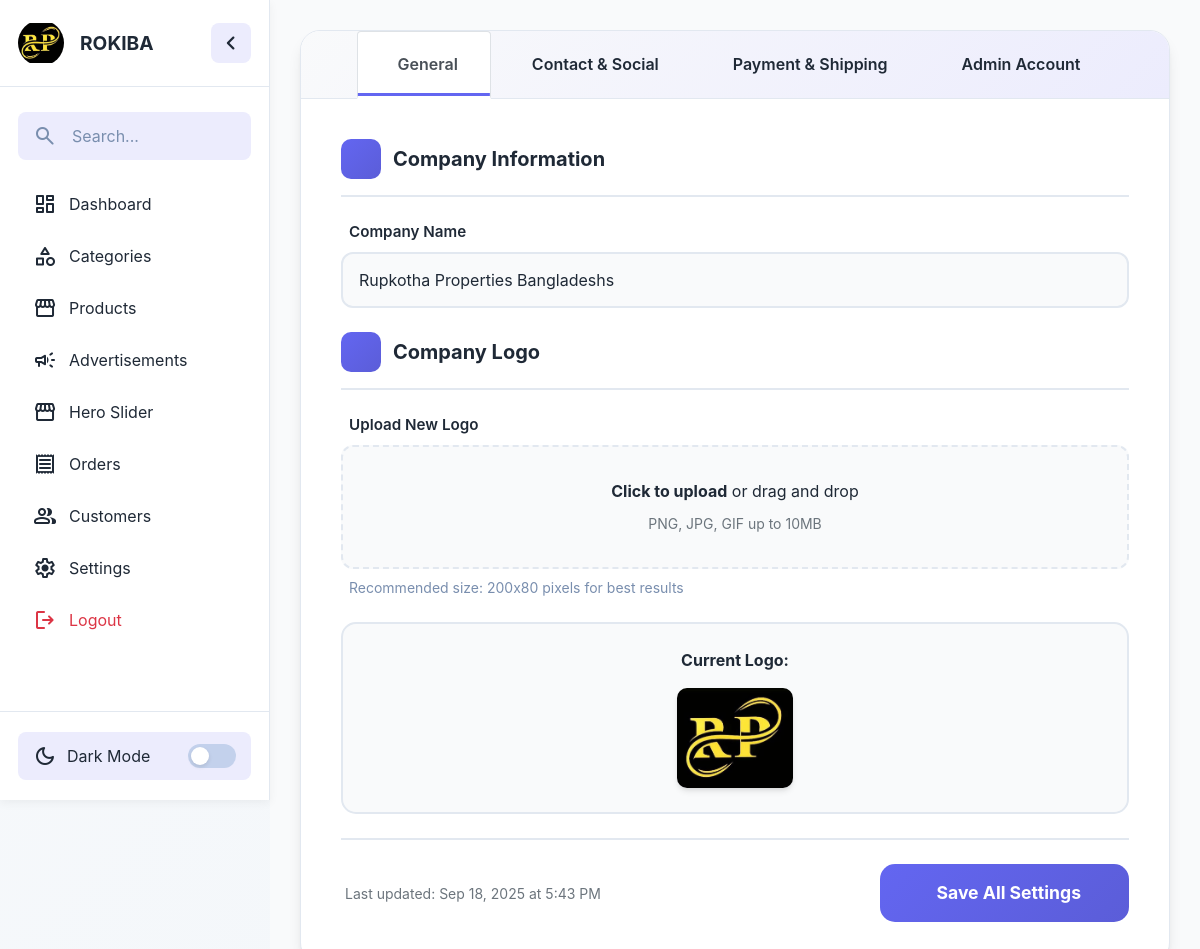
The page /admin/settings.php (signed in) on the database its author committed.
### tables this page shows
CREATE TABLE `settings` (
  `id` int NOT NULL,
  `company_name` varchar(255) DEFAULT NULL,
  `logo` varchar(255) DEFAULT NULL,
  `phone` varchar(20) DEFAULT NULL,
  `email` varchar(255) DEFAULT NULL,
  `address` text,
  `facebook` varchar(255) DEFAULT NULL,
  `instagram` varchar(255) DEFAULT NULL,
  `twitter` varchar(255) DEFAULT NULL,
  `shipping_fee_dhaka` decimal(10,2) NOT NULL DEFAULT '60.00',
  `shipping_fee_outside` decimal(10,2) NOT NULL DEFAULT '120.00',
  `bkash_number` varchar(20) DEFAULT NULL,
  `nagad_number` varchar(20) DEFAULT NULL,
  `rocket_number` varchar(20) DEFAULT NULL,
  `updated_at` timestamp NOT NULL DEFAULT CURRENT_TIMESTAMP ON UPDATE CURRENT_TIMESTAMP
);

### admin/includes/functions.php (called while the page is built, shortened)
<?php
function esc_html(?string $string): string
{
    return htmlspecialchars($string ?? '', ENT_QUOTES, 'UTF-8');
}

### admin/settings.php (the view, shortened to what this page needs)
<?php
require_once 'includes/header.php';
require_once 'includes/functions.php';
$settings = $pdo->query("SELECT * FROM settings WHERE id = 1")->fetch(PDO::FETCH_ASSOC) ?: [];
?>
<div class="settings-card">
    <div class="settings-nav">
        <ul class="nav nav-tabs" id="settingsTabs" role="tablist">
            <li class="nav-item" role="presentation">
                <button class="nav-link active" id="general-tab" data-bs-toggle="tab" data-bs-target="#general"
                    type="button" role="tab">
                    <i class="bi bi-building me-2"></i>General
                </button>
            </li>
            <li class="nav-item" role="presentation">
                <button class="nav-link" id="social-tab" data-bs-toggle="tab" data-bs-target="#social" type="button"
                    role="tab">
                    <i class="bi bi-telephone me-2"></i>Contact & Social
                </button>
            </li>
            <li class="nav-item" role="presentation">
                <button class="nav-link" id="payment-tab" data-bs-toggle="tab" data-bs-target="#payment" type="button"
                    role="tab">
                    <i class="bi bi-credit-card me-2"></i>Payment & Shipping
                </button>
            </li>
            <li class="nav-item" role="presentation">
                <button class="nav-link" id="admin-tab" data-bs-toggle="tab" data-bs-target="#admin" type="button"
                    role="tab">
                    <i class="bi bi-person-gear me-2"></i>Admin Account
                </button>
            </li>
        </ul>
    </div>
    <form method="post" enctype="multipart/form-data" id="settingsForm">
        <div class="settings-tab-content">
            <div class="tab-content" id="settingsTabsContent">
                <div class="tab-pane fade show active" id="general" role="tabpanel">
                    <div class="settings-section">
                        <div class="section-header">
                            <div class="section-icon">
                            </div>
                            <h3 class="section-title">Company Information</h3>
                        </div>
                        <div class="row g-4">
                            <div class="col-12">
                                <div class="modern-form-group">
                                    <label for="company_name" class="modern-form-label">
                                        <i class="bi bi-buildings"></i>Company Name
                                    </label>
                                    <input type="text" name="company_name" id="company_name"
                                           class="modern-form-control"
                                           value="<?= esc_html($settings['company_name'] ?? '') ?>"
                                           required>
                                </div>
                            </div>
                        </div>
                    </div>
                    <div class="settings-section">
                        <div class="section-header">
                            <div class="section-icon">
                            </div>
                            <h3 class="section-title">Company Logo</h3>
                        </div>
                        <div class="modern-form-group">
                            <label for="logo" class="modern-form-label">
                                <i class="bi bi-upload"></i>Upload New Logo
                            </label>
                            <div class="file-upload-area" onclick="document.getElementById('logo').click()">
                                <p class="mb-2"><strong>Click to upload</strong> or drag and drop</p>
                                <small class="text-muted">PNG, JPG, GIF up to 10MB</small>
                            </div>
                            <div class="form-text-modern">
                                Recommended size: 200x80 pixels for best results
                            </div>
                        </div>
                        <?php if (!empty($settings['logo'])): ?>
                            <div class="current-logo-display">
                                <p class="mb-3"><strong>Current Logo:</strong></p>
                                <img src="assets/uploads/<?= esc_html($settings['logo']) ?>" alt="Current Logo">
                            </div>
                        <?php endif; ?>
                    </div>
                </div>
            </div>
            <div class="d-flex justify-content-between align-items-center mt-4 pt-4" style="border-top: 2px solid var(--settings-border);">
                <div>
                    <small class="text-muted">
                        Last updated: <?= date('M d, Y \a\t g:i A') ?>
                    </small>
                </div>
                <button type="submit" name="update_settings" class="settings-save-btn">
                    <i class="bi bi-check-lg me-2"></i>Save All Settings
                </button>
            </div>
        </div>
    </form>
</div>
<?php require_once 'includes/footer.php'; ?>

### admin/includes/header.php (shortened to what this page needs)
<?php
require_once '../includes/db.php';
?>
<!DOCTYPE html>
<html lang="en">
<head>
    <link rel="stylesheet" href="assets/css/style.css" />
    <link rel="stylesheet" href="assets/css/custom.css" />
    <link href="https://cdn.jsdelivr.net/npm/bootstrap@5.0.2/dist/css/bootstrap.min.css" rel="stylesheet"
>
</head>
<body>
    <div class="admin-container">
        <aside class="sidebar collapsed no-print">
            <div class="sidebar-header">
                <?php
                $settings = $pdo->query("SELECT * FROM settings LIMIT 1")->fetch();
                $logo = !empty($settings['logo']) ? '../admin/assets/uploads/' . $settings['logo'] : '../admin/assets/images/logo.jpg';
                ?>
                <img src="<?= $logo ?>" alt="Admin Panel" class="header-logo" />
                <p class="user_name"><?= isset($_SESSION['admin_username']) ? $_SESSION['admin_username'] : 'Admin'; ?></p>
                <button class="sidebar-toggle">
                    <span class="material-symbols-rounded">chevron_left</span>
                </button>
            </div>
            <div class="sidebar-content">
                <form action="#" class="search-form">
                    <span class="material-symbols-rounded">search</span>
                    <input type="search" placeholder="Search..." />
                </form>
                <ul class="menu-list">
                    <li class="menu-item"><a href="index" class="menu-link"><span
                                class="material-symbols-rounded">dashboard</span><span
                                class="menu-label">Dashboard</span></a></li>
                    <li class="menu-item"><a href="categories" class="menu-link"><span class="material-symbols-rounded">category</span><span
                                class="menu-label">Categories</span></a></li>
                    <li class="menu-item"><a href="products" class="menu-link"><span class="material-symbols-rounded">storefront</span><span
                                class="menu-label">Products</span></a></li>
                    <li class="menu-item"><a href="advertisements" class="menu-link"><span class="material-symbols-rounded">campaign</span><span
                                class="menu-label">Advertisements</span></a></li>
                    <li class="menu-item"><a href="hero-slider" class="menu-link"><span class="material-symbols-rounded">storefront</span><span
                                class="menu-label">Hero Slider</span></a></li>
                    <li class="menu-item"><a href="orders" class="menu-link"><span
                                class="material-symbols-rounded">receipt</span><span
                                class="menu-label">Orders</span></a></li>
                    <li class="menu-item"><a href="customers" class="menu-link"><span
                                class="material-symbols-rounded">group</span><span
                                class="menu-label">Customers</span></a></li>
                    <li class="menu-item"><a href="settings" class="menu-link"><span class="material-symbols-rounded">settings</span><span
                                class="menu-label">Settings</span></a></li>
                    <li class="menu-item"><a href="logout" class="menu-link text-danger"><span
                                class="material-symbols-rounded">logout</span><span class="menu-label">Logout</span></a>
                    </li>
                </ul>
            </div>
            <div class="sidebar-footer">
                <button class="theme-toggle">
                    <div class="theme-label">
                        <span class="theme-icon material-symbols-rounded">dark_mode</span>
                        <span class="theme-text">Dark Mode</span>
                    </div>
                    <div class="theme-toggle-track">
                        <div class="theme-toggle-indicator"></div>
                    </div>
                </button>
            </div>
        </aside>
        <div class="main-content">

### admin/assets/css/style.css (style rules this page uses)
* { margin: 0; padding: 0; box-sizing: border-box; font-family: "Poppins", sans-serif; }
:root { --color-text-primary: #1F2936; --color-text-placeholder: #798EAE; --color-bg-primary: #f9fafb; --color-bg-secondary: #ECECFD; --color-bg-sidebar: #FFFFFF; --color-border-hr: #E2E8F0; --color-hover-primary: #695CFE; --color-hover-secondary: #e2e2fb; --color-shadow: rgba(0, 0, 0, 0.05); }
.sidebar { position: sticky; top: 0; width: 270px; height: 100vh; display: flex; flex-shrink: 0; flex-direction: column; background: var(--color-bg-sidebar); border-right: 1px solid var(--color-border-hr); box-shadow: 0 3px 9px var(--color-shadow); transition: width 0.4s ease; }
.sidebar .sidebar-header { padding: 20px 18px; display: flex; position: relative; align-items: center; gap: 16px; border-bottom: 1px solid var(--color-border-hr); }
.sidebar-header .header-logo { width: 46px; height: 46px; display: block; object-fit: contain; border-radius: 50%; transition: opacity 0.4s ease; }
.site-nav .sidebar-toggle, .sidebar-header .sidebar-toggle { height: 40px; width: 40px; border: none; cursor: pointer; display: flex; position: absolute; right: 18px; align-items: center; justify-content: center; border-radius: 8px; color: var(--color-text-primary); background: var(--color-bg-secondary); transition: 0.4s ease; }
.sidebar-header .sidebar-toggle span { font-size: 1.75rem; transition: transform 0.4s ease; }
.sidebar .sidebar-content { flex: 1; padding: 20px 18px; overflow: hidden auto; scrollbar-width: thin; scrollbar-color: var(--color-text-placeholder) transparent; }
.sidebar-content .search-form { border-radius: 8px; min-height: 48px; margin: 5px 0 20px; align-items: center; display: flex; padding: 0 15px; white-space: nowrap; background: var(--color-bg-secondary); transition: 0.4s ease; }
.sidebar-content .search-form span { color: var(--color-text-placeholder); }
.search-form input { background: none; outline: none; border: none; width: 100%; margin-left: 15px; font-size: 1rem; color: var(--color-text-primary); }
.search-form input::placeholder { color: var(--color-text-placeholder); }
.sidebar-content .menu-list { display: flex; gap: 4px; list-style: none; flex-direction: column; }
.menu-list .menu-link { display: flex; gap: 12px; white-space: nowrap; border-radius: 8px; padding: 12px 15px; align-items: center; text-decoration: none; color: var(--color-text-primary); transition: 0.3s ease; }
.menu-link .menu-label { transition: opacity 0.3s ease; }
.sidebar .sidebar-footer { padding: 20px 18px; white-space: nowrap; border-top: 1px solid var(--color-border-hr); }
.sidebar-footer .theme-toggle { width: 100%; min-height: 48px; border-radius: 8px; display: flex; align-items: center; cursor: pointer; border: none; padding: 0 15px; white-space: nowrap; color: var(--color-text-primary); background: var(--color-bg-secondary); transition: 0.3s ease; }
.theme-toggle .theme-label { display: flex; gap: 10px; align-items: center; }
.theme-toggle .theme-label .theme-text { font-size: 1rem; transition: opacity 0.4s 0.2s ease; }
.theme-toggle .theme-toggle-track { height: 24px; width: 48px; border-radius: 999px; margin-left: auto; background: #c3d1ec; position: relative; transition: opacity 0.4s 0.2s ease, background-color 0.3s ease; }
.theme-toggle-track .theme-toggle-indicator { position: absolute; top: 3px; left: 3px; width: 18px; height: 18px; border-radius: 50%; background-color: #fff; box-shadow: 0 2px 4px rgba(0, 0, 0, 0.1); transition: transform 0.3s ease; }
.admin-container { display: flex; }
.admin-container .main-content { flex: 1; padding: 30px; color: var(--color-text-primary); background-color: var(--color-bg-primary); }

### rows shown on the page
settings: logo (picture), company_name "Rupkotha Properties Bangladeshs"

### other values the page prints
$_SESSION['admin_username'] "ROKIBA"
